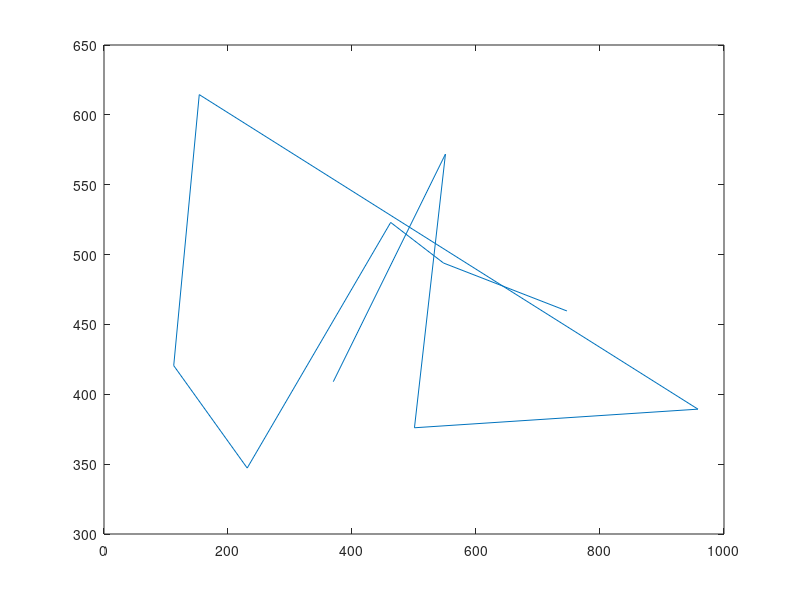

Write MATLAB code to recreate this figure. (Note: this script raises an error after producing the figure.)
a_o = 269.25625604;
d_o = -18.9494472;
%Calibration_data
a = [269.3604167 269.2631917 269.2166375 269.1715333 269.0959833...
    269.0520083 269.4759750 269.2803917 269.2395667 269.2125750];
d = [-18.9406111 -18.9872000 -19.0009528 -19.1439694 -19.1496306...
    -19.0568000 -18.9058056 -19.0502278 -18.9541000 -19.0762750];
x_org = [746.58 547.57 462.38 230.97 112.45 153.63 957.99 500.73 550.72 369.82];
y_org = [459.64 493.95 523.01 347.2 420.52 614.49 389.36 376.04 571.94 409.03];
X = zeros(1,10);
Y = zeros(1,10);
for n = 1:10
    X(n) = -(cosd(d(n))*sind(a(n)-a_o))/(cosd(d_o)*cosd(d(n))*cosd(a(n) - a_o)...
        + sind(d_o)*sind(d(n)));
    Y(n) = -(sind(d_o)*cosd(d(n))*cosd(a(n)-a_o)-cosd(d_o)*sind(d(n)))/(cosd(d_o)*cosd(d(n))*cosd(a(n) - a_o)...
        + sind(d_o)*sind(d(n)));
end
plot(X, Y)
plot(x_org, y_org)
original = [x_org', y_org', ones(10,1)];
NEW = [X', Y'];
c_1 = zeros(1,8);
c_2 = zeros(1,8);
c_3 = zeros(1,8);
n_1 = zeros(1,8);
n_2 = zeros(1,8);
n_3 = zeros(1,8);
for n = 1:8
    A = inv(original(n:n+2,:))*NEW(n:n+2,:);
    %x transformation parameters
    c_1(n) = A(1,1);
    c_2(n) = A(2,1);
    c_3(n) = A(3,1);
    %y transformation parameters
    n_1(n) = A(1,2);
    n_2(n) = A(2,2);
    n_3(n) = A(3,2);
end
c_1 = mean(c_1);
c_2 = mean(c_2);
c_3 = mean(c_3);
n_1 = mean(n_1);
n_2 = mean(n_2);
n_3 = mean(n_3);
our_data = xlsread('Desktop\our stars');
X_trans = zeros(1, 2408);
a_dec = zeros(2408, 3);
for m = 1:2408
    x_orig = our_data(m,2);
    y_orig = our_data(m,3);
    X = x_orig*c_1 + y_orig*c_2 + c_3;
    Y = x_orig*n_1 + y_orig*n_2 + n_3;
    a_dec(m,1) = a_o + atand(-X/(cosd(d_o)-Y*sind(d_o)));
    a_dec(m,2) = asind((sind(d_o)+Y*cosd(d_o))/(sqrt(1 + X^2 + Y^2)));
    a_dec(m,3) = m;
end

% Retrieve data
[status,sheets] = xlsfinfo('M23refdata.xlsx');
M23RefImageData = xlsread('M23refdata.xlsx', char(sheets(1)));
WebDA = xlsread('M23refdata.xlsx', char(sheets(2)));

No_AUD = [M23RefImageData(:,1) M23RefImageData(:,4)];
No_VMag = [WebDA(:,2) WebDA(:,5)];

% Remove NaNs
row = 1;
while row <= length(No_AUD)
    if isnan(No_AUD(row,1)) || isnan(No_AUD(row,2))
        No_AUD(row,:) = [];
    else
        row = row + 1;
    end
end

row = 1;
while row <= length(No_VMag)
    if isnan(No_VMag(row,1)) || isnan(No_VMag(row,2))
        No_VMag(row,:) = [];
    else
        row = row + 1;
    end
end

% Cross Reference No_AUD and No_VMag
AUD_VMag = [];
for row = 1:length(No_AUD)
    ref_no = No_AUD(row,1);
    for line = 1:length(No_VMag)
        if No_VMag(line,1) == ref_no
            AUD_VMag = [AUD_VMag;ref_no No_AUD(row,2) No_VMag(line,2)];
        end
    end
end

% Graph VMag as a function of AUD
scatter(AUD_VMag(:,2),AUD_VMag(:,3))
hold on;

% Fit log to data
myfittype = fittype('a +b*log(x)',...
    'dependent', {'y'}, 'independent', {'x'},...
    'coefficients', {'a', 'b'});
myfit = fit(AUD_VMag(:,2),AUD_VMag(:,3),myfittype, 'StartPoint', [1,1]);
plot(myfit)

% Double check the fit is accurate
% hold on;
% coeffnames(myfit)
% coeffvalues(myfit)
% x = 1:100:1000000;
% f = 24.0495 + -1.1158*log(x);
% plot(x,f)